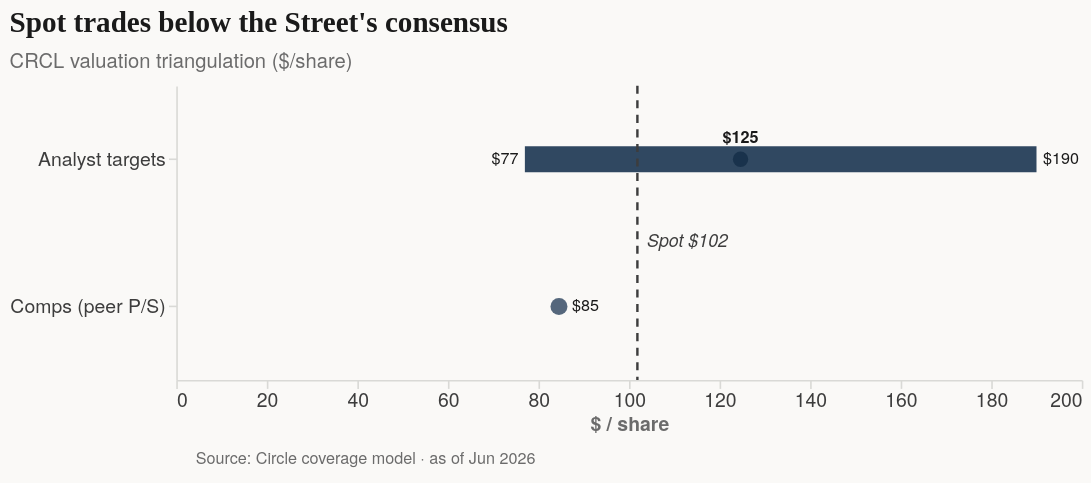

Specify this chart in Vega-Lite:
### Vega-Lite specification from a JSON file in a GitHub repository (floating-point values rounded to 4 significant figures)
{"$schema": "https://vega.github.io/schema/vega-lite/v6.4.1.json", "config": {"axis": {"domainColor": "#D9D9D6", "grid": false, "labelAngle": 0, "labelColor": "#3D3D3D", "labelFont": "Helvetica Neue", "labelFontSize": 12, "tickColor": "#D9D9D6", "titleColor": "#6B6B6B", "titleFont": "Helvetica Neue", "titleFontSize": 12}, "background": "#faf9f7", "font": "Helvetica Neue", "range": {"category": ["#0E2A47", "#8B2332", "#0D7680", "#C3C7CD", "#3D3D3D"]}, "title": {"anchor": "start", "color": "#1A1A1A", "dy": -4, "font": "Georgia", "fontSize": 18, "fontWeight": "bold", "subtitleColor": "#6B6B6B", "subtitleFont": "Helvetica Neue", "subtitleFontSize": 12.5, "subtitlePadding": 8}, "view": {"stroke": null}}, "datasets": {"data-266f2700cee40a6856bd2ad16a05bb01": [{"v": 101.8}], "data-6fad5c34291b82fc9632cbce143d677a": [{"_": 0}], "data-8755a2db4a7fc497b0f784cdeeb77545": [{"category": "Analyst targets", "high": 190.0, "low": 77.0, "marker": false, "mid": 124.6, "order": 0}, {"category": "Comps (peer P/S)", "high": 84.53, "low": 84.53, "marker": true, "mid": 84.53, "order": 1}]}, "spacing": 6, "vconcat": [{"height": 182, "layer": [{"data": {"name": "data-8755a2db4a7fc497b0f784cdeeb77545"}, "encoding": {"x": {"field": "low", "title": "$ / share", "type": "quantitative"}, "x2": {"field": "high"}, "y": {"field": "category", "sort": ["Analyst targets", "Comps (peer P/S)"], "title": null, "type": "nominal"}}, "mark": {"color": "#0E2A47", "height": 16, "opacity": 0.85, "type": "bar"}, "transform": [{"filter": "datum.marker == false"}]}, {"data": {"name": "data-8755a2db4a7fc497b0f784cdeeb77545"}, "encoding": {"text": {"field": "lbl", "type": "nominal"}, "x": {"field": "low", "type": "quantitative"}, "y": {"field": "category", "sort": ["Analyst targets", "Comps (peer P/S)"], "title": null, "type": "nominal"}}, "mark": {"align": "right", "color": "#1A1A1A", "dx": -4, "fontSize": 10, "type": "text"}, "transform": [{"filter": "datum.marker == false"}, {"as": "lbl", "calculate": "'' + format(datum.low * 1.0, '$.0f') + ''"}]}, {"data": {"name": "data-8755a2db4a7fc497b0f784cdeeb77545"}, "encoding": {"text": {"field": "lbl", "type": "nominal"}, "x": {"field": "high", "type": "quantitative"}, "y": {"field": "category", "sort": ["Analyst targets", "Comps (peer P/S)"], "title": null, "type": "nominal"}}, "mark": {"align": "left", "color": "#1A1A1A", "dx": 4, "fontSize": 10, "type": "text"}, "transform": [{"filter": "datum.marker == false"}, {"as": "lbl", "calculate": "'' + format(datum.high * 1.0, '$.0f') + ''"}]}, {"data": {"name": "data-8755a2db4a7fc497b0f784cdeeb77545"}, "encoding": {"x": {"field": "mid", "type": "quantitative"}, "y": {"field": "category", "sort": ["Analyst targets", "Comps (peer P/S)"], "title": null, "type": "nominal"}}, "mark": {"color": "#102a43", "filled": true, "size": 90, "type": "point"}, "transform": [{"filter": "datum.marker == false && datum.mid != null"}]}, {"data": {"name": "data-8755a2db4a7fc497b0f784cdeeb77545"}, "encoding": {"text": {"field": "lbl", "type": "nominal"}, "x": {"field": "mid", "type": "quantitative"}, "y": {"field": "category", "sort": ["Analyst targets", "Comps (peer P/S)"], "title": null, "type": "nominal"}}, "mark": {"color": "#1A1A1A", "dy": -13, "fontSize": 10, "fontWeight": "bold", "type": "text"}, "transform": [{"filter": "datum.marker == false && datum.mid != null"}, {"as": "lbl", "calculate": "'' + format(datum.mid * 1.0, '$.0f') + ''"}]}, {"data": {"name": "data-8755a2db4a7fc497b0f784cdeeb77545"}, "encoding": {"x": {"field": "low", "type": "quantitative"}, "y": {"field": "category", "sort": ["Analyst targets", "Comps (peer P/S)"], "title": null, "type": "nominal"}}, "mark": {"color": "#0E2A47", "filled": true, "size": 110, "type": "point"}, "transform": [{"filter": "datum.marker == true"}]}, {"data": {"name": "data-8755a2db4a7fc497b0f784cdeeb77545"}, "encoding": {"text": {"field": "lbl", "type": "nominal"}, "x": {"field": "low", "type": "quantitative"}, "y": {"field": "category", "sort": ["Analyst targets", "Comps (peer P/S)"], "title": null, "type": "nominal"}}, "mark": {"align": "left", "color": "#1A1A1A", "dx": 8, "fontSize": 10, "type": "text"}, "transform": [{"filter": "datum.marker == true"}, {"as": "lbl", "calculate": "'' + format(datum.low * 1.0, '$.0f') + ''"}]}, {"data": {"name": "data-266f2700cee40a6856bd2ad16a05bb01"}, "encoding": {"x": {"field": "v", "type": "quantitative"}}, "mark": {"color": "#3D3D3D", "size": 1.5, "strokeDash": [5, 4], "type": "rule"}}, {"data": {"name": "data-266f2700cee40a6856bd2ad16a05bb01"}, "encoding": {"text": {"field": "t", "type": "nominal"}, "x": {"field": "v", "type": "quantitative"}}, "mark": {"align": "left", "baseline": "top", "color": "#3D3D3D", "dx": 6, "dy": 0, "fontSize": 11, "fontStyle": "italic", "type": "text"}, "transform": [{"as": "t", "calculate": "'Spot ' + format(datum.v * 1.0, '$.0f') + ''"}]}], "title": {"subtitle": "CRCL valuation triangulation ($/share)", "text": "Spot trades below the Street's consensus"}, "width": 560}, {"data": {"name": "data-6fad5c34291b82fc9632cbce143d677a"}, "encoding": {"text": {"value": "Source: Circle coverage model · as of Jun 2026"}}, "mark": {"align": "left", "color": "#6B6B6B", "dx": 2, "fontSize": 10, "type": "text"}}]}
